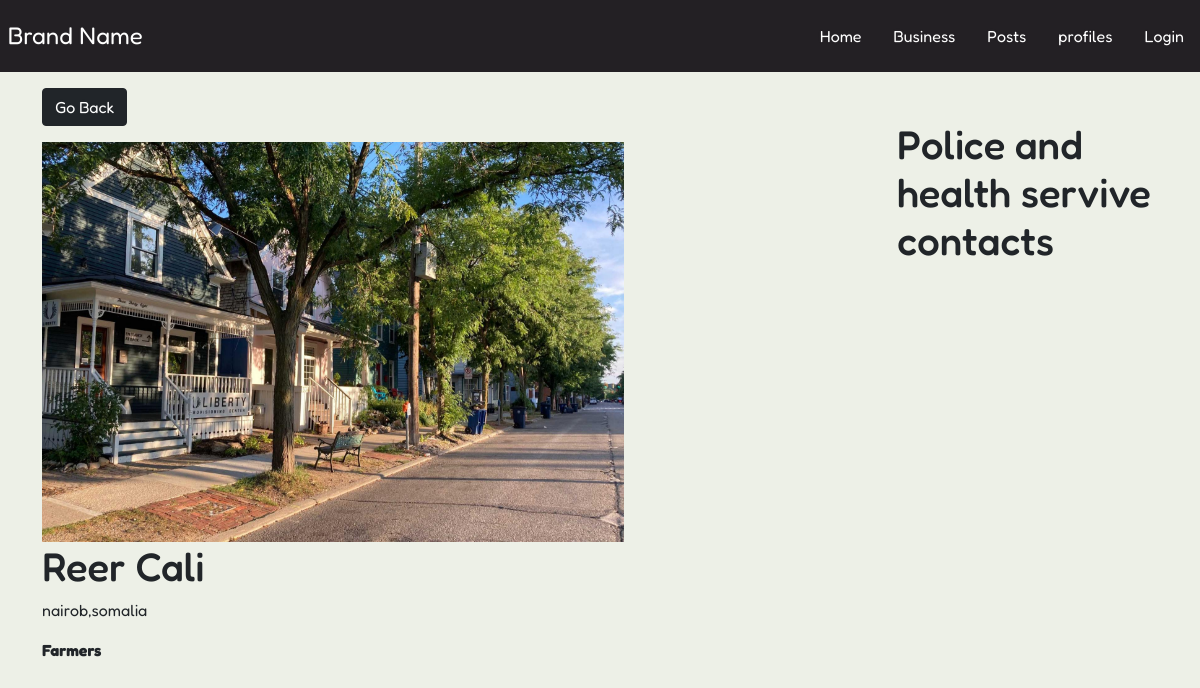
Screenshot of /neighbor/807a814f-ad3c-4c45-ba6c-a94ed86a6d94 with the database file from the repository.
### Myneighbor/models.py (models this page shows, shortened)
class Neighbor(models.Model):
    user= models.ForeignKey(Profile,null=True,blank=True,on_delete=models.SET_NULL)
    name=models.CharField(max_length=200)
    location=models.CharField(max_length=200,null=True,blank=True)
    occupation=models.CharField(max_length=200,null=True,blank=True)
    featured_image = models.ImageField(null=True,blank=True, default="default.jpg")
    created = models.DateTimeField(auto_now_add=True)
    id = models.UUIDField(default=uuid.uuid4,unique=True,primary_key=True,editable=False)

### Myneighbor/views.py (the view)
# urls.py: path('neighbor/<str:pk>', views.neighbor, name='neighbor'),
def neighbor(request,pk):
    neighborobj=Neighbor.objects.get(id=pk)
    context={'neighborobj':neighborobj}
    return render(request, 'neighbours/neighbor.html', context)

### Myneighbor/templates/neighbours/neighbor.html
{% extends 'base.html' %}
{% block content %}
<div class="container">
    <div class="row justify-cotent-center">
        <div class="col-md-9">
            <a href="{% url 'neighbors' %}" class="btn btn-dark my-3">Go Back</a>
            <div style="height: 100vh;">
            <img style="height:50%; width: 70%;" src="{{neighborobj.featured_image.url }}">
            <h1>{{neighborobj.name}}</h1>
           <p>{{neighborobj.location}}</p>
           <strong>{{neighborobj.occupation}}</strong>
        </div>
        </div>
        <div class="col-md-3 mt-5">
            <h1>Police and health servive contacts</h1>
            </div>
    </div>
</div>
{% endblock %}

### static/styles/main.css (style rules this page uses)
* { margin: 0; padding: 0; box-sizing: border-box; }
body { font-family: 'Fredoka', sans-serif; background-color: rgb(237, 240, 231); }
a { text-shadow: 0px 0px 3px rgba(117, 117, 117, 0.12); color: #140a16; text-decoration: none }

### rows the page displays
Neighbor: featured_image (picture), name "Reer Cali", location "nairob,somalia", occupation "Farmers"
